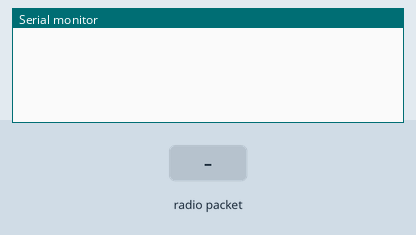
Simulated run of this sketch. Board: Arduino Uno, built with avr-gcc and run on an emulated ATmega328P. Parts: the last lines printed to the serial monitor. Inputs (shaded band) come from the test bench. No radio packets arrive unless stated.

Above: at 1.2 s.
1.3 s: radio packet "1" arrives
At 2.3 s:
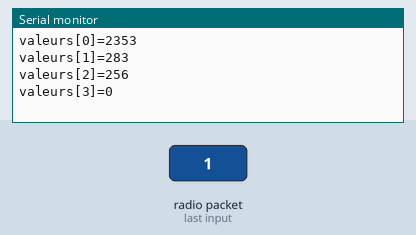
2.8 s: radio packet "0" arrives
At 3.4 s:
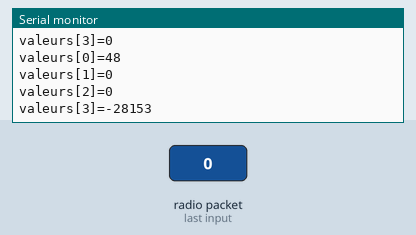
4.3 s: radio packet "2" arrives
Timing chart, 0 to 7.3 s (numbered marks = the images above; inputs shaded):
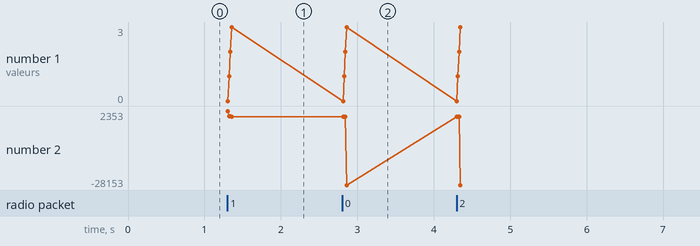

The sketch:

TestFinalRecepteur.ino
```cpp
#include <VirtualWire.h>
//*****recepteur*******//

//variables
int broche = 2 ;
int vitesse_bps = 2000;


void setup() {
  Serial.begin(9600);

   vw_setup(vitesse_bps); //vitesse de modulation (2000 baud)Plus la vitesse de communication est lente, plus la portée est élevée
   vw_set_rx_pin(broche);//définir la broche utilisée pour la recpetion
   vw_rx_start(); //commancer lecoute du signial


}

void loop() {
  int valeurs[4];
  byte taille_message = sizeof(valeurs);

  vw_wait_rx(); // On attend de recevoir quelque chose


  if (vw_get_message((byte *) &valeurs, &taille_message)) {
    // On copie le message, qu'il soit corrompu ou non

    Serial.print("valeurs[0]=");
    Serial.println(valeurs[0]); // Affiche le message
    Serial.print("valeurs[1]=");
    Serial.println(valeurs[1]);
    Serial.print("valeurs[2]=");
    Serial.println(valeurs[2]);
    Serial.print("valeurs[3]=");
    Serial.println(valeurs[3]);

  }
}
```

Measured:
- after the input at 1.3 s, the serial monitor: prints a new line at once (image 1)
- after the input at 2.8 s, the serial monitor: prints a new line at once (image 2)
- plotted number 2: 0 → -28153 after the input at 2.8 s
